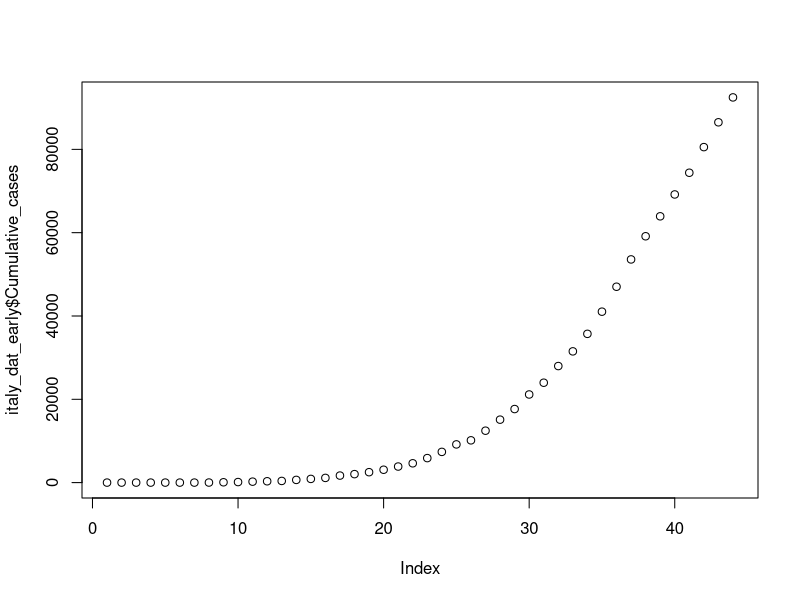
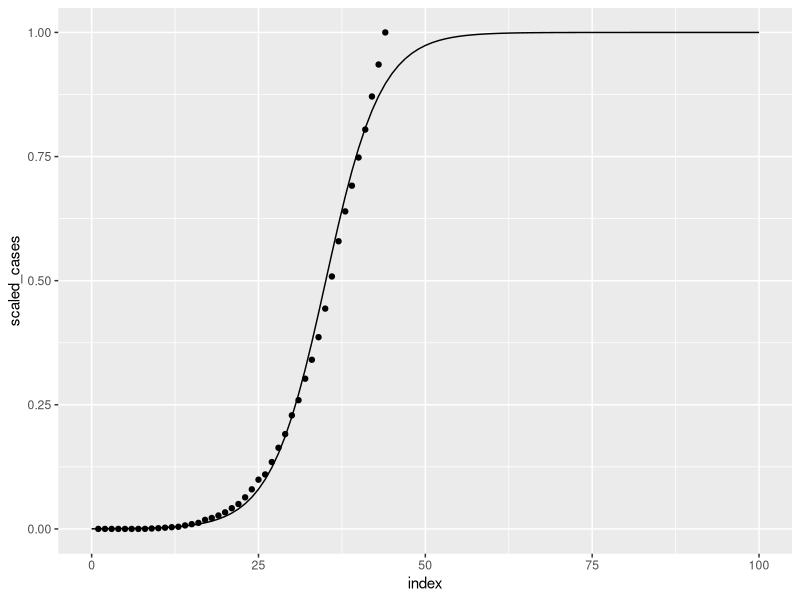
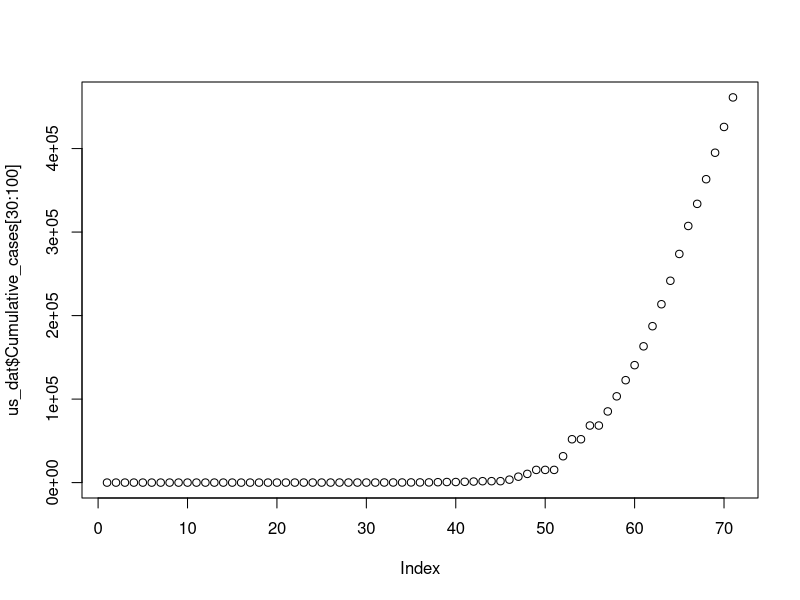

The R script that drew these images, in order:
library(tidyverse)
library(pracma)
library(readr)

set.seed(400)

covid_dat <- read.csv("WHO-COVID-19-global-data.csv") #reading in WHO data

italy_dat <- covid_dat %>% # filtering for Italy data
  filter(Country == "Italy")

italy_dat_early <- italy_dat[44:87,] %>% #filtering 2/15 to 3/29
  mutate(scaled_cases = Cumulative_cases/max(Cumulative_cases)) #scaling data to be used with log regression

italy_dat_early["index"] <- seq(1:nrow(italy_dat_early)) #creating index column


plot(italy_dat_early$Cumulative_cases) #plotting cumulative cases

# Logistic Regression

log_fit <- glm(scaled_cases~index, family = "binomial", data = italy_dat_early)
summary(log_fit)

newdat <- data.frame(index = seq(0,100,1)) 
newdat$preds = predict(log_fit, newdata=newdat, type="response") #using logistic model to get predictions to use to plot

ggplot() + #plotting scaled cases and predictions using log model
  geom_point(data = italy_dat_early, aes(x=index, y=scaled_cases)) +
  geom_line(data = newdat, aes(x = index, y = preds))

# need to get flex date


# MC simulations

sim <- function(m, n) {
  mat <- matrix(data = NA, nrow = m, ncol = n) 
  
  for (i in 1:m){
    mat[i,] <- rnorm(n, sd = 0.1, mean = 1)
  }
  
  return(mat)
}

cum_days <- italy_dat[44:84,6] #only use cum cases from Feb 15th to March 26th

simulations <- sim(150, 41) #150 simulations for 41 days

mult <- function(x, y){
  new_mat <- matrix(data = NA, nrow = 150, ncol = length(x))
  for (i in 1:length(x)) {
    new_mat[,i] <- x[i]*y[,i]
  }
  return(new_mat)
}

test <- mult(cum_days, simulations)

# Run logistic regression for 150 simulations and get flex date for each



# Extension: US Data

us_dat <- covid_dat %>%
  filter(Country == "United States of America")


plot(us_dat$Cumulative_cases[30:100])
